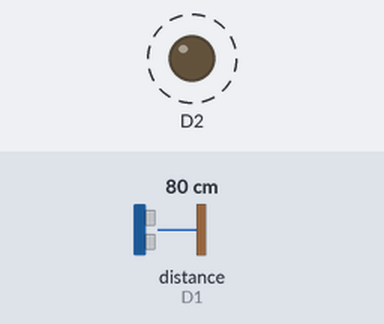
Bench run of a program on a simulated ESP8266 (NodeMCU). Parts: output pins drawn as LEDs (lit = HIGH). Wiring (inferred from the names in the program): ultrasonic range finder: trigger D0; echo D1. Dashed ring = blinking. Inputs (shaded band) come from the test bench; at power-on: distance to the obstacle (sensor on D1) 80 cm. The echo pulse lasts 58.3 µs per cm; WiFi joins after 1.5 s; servers stay silent unless stated; uploads are accepted with an empty reply; pins used as bus, display or sensor lines are not drawn; what the program prints to the serial monitor is not drawn.

Above: at 2.75 s.
2.8 s: distance to the obstacle (sensor on D1) set to 36 cm
5.9 s: distance to the obstacle (sensor on D1) set to 29 cm
7.4 s: distance to the obstacle (sensor on D1) set to 120 cm
At 8.5 s:
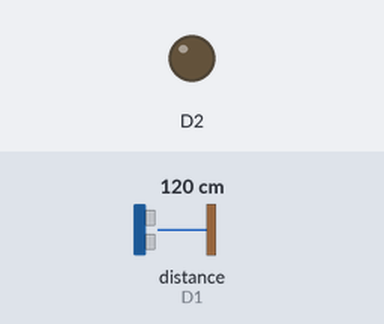
9.4 s: distance to the obstacle (sensor on D1) set to 86 cm
11.2 s: distance to the obstacle (sensor on D1) set to 78 cm
At 11.75 s:
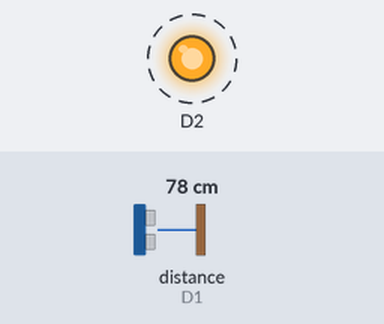
Timing chart, 0 to 15.3 s (numbered marks = the images above; inputs shaded):
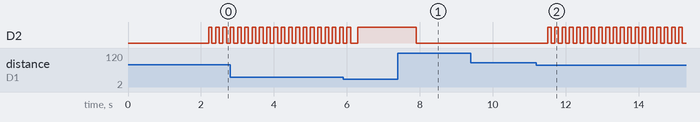

Measured:
- the behaviour switches between 81 and 80 cm on distance to the obstacle (sensor on D1) (found by bisection; images 1 and 2)
- after the input at 7.4 s, D2: HIGH → LOW after 0.51 s
- after the input at 9.4 s, every drawn part: stays the same
- after the input at 11.2 s, D2: alternates HIGH for 0.10 s and LOW for 0.10 s, starting after 0.31 s
- by itself, D2: alternates HIGH for 0.10 s and LOW for 0.10 s

The program:

main.cpp
```cpp
#include <Arduino.h>
#include "TemperatureSensorImpl.h"
#include "HydrometerTask.h"
#include "LedAlarmTask.h"
#include "Config.h"
#include "Scheduler.h"

Scheduler* scheduler;

int calculateMCD(int x, int y){
    int r;
    if(y>x){
        r=y;
        y=x;
        x=r;
    }
    r = x % y;
    while(r>0){
        x = y;
        y = r;
        r = x % y;
    }
    return y;
}

void initializeTask(Task* task, int period, bool setActive){
  task->Init(period);
  task->SetActive(setActive);
  scheduler->addTask(task);
}

void setup() {
  Serial.begin(115200);
  scheduler = new Scheduler();
  TemperatureSensor* tempSensor = new TemperatureSensorImpl(TEMP_PIN);
  HydrometerTask* hydrometerTask = new HydrometerTask(SONAR_TRIG_PIN, SONAR_ECHO_PIN, tempSensor->GetTemperature());
  LedAlarmTask* ledAlarmTask = new LedAlarmTask(LED_ALARM, hydrometerTask);
  initializeTask(ledAlarmTask, BLINKING_PERIOD, true);
  initializeTask(hydrometerTask, HYDROMETER_PERIOD, true);
  scheduler->init(calculateMCD(HYDROMETER_PERIOD, BLINKING_PERIOD));
}

void loop() {
  scheduler->schedule();
}
```

ConnectionManager.cpp
```cpp
#include "ConnectionManager.h"
#include <ESP8266HTTPClient.h>
#include <ESP8266WiFi.h>

ConnectionManager::ConnectionManager(char* ssid, char* password){
    WiFi.begin(ssid, password);
    Serial.print("Connecting...");
    while (WiFi.status() != WL_CONNECTED) {
        delay(500);
        Serial.print(".");
    }
    //Serial.println("Connected: \n local IP: "+WiFi.localIP());
}

bool ConnectionManager::IsConnected(){
    return WiFi.status()== WL_CONNECTED;
}

int ConnectionManager::SendData(char* address, const char* message){
    if (this->IsConnected())
    {
        HTTPClient http;
        http.begin(String(address) + "/api/data");
        http.addHeader("Content-Type", "application/json");
        int ret = http.POST(message);
        http.end();
        return ret;
    }
    return -1;
}
    
```

ConnectionManager.h
```cpp
#ifndef __CONNECTION_MANAGER__
#define __CONNECTION_MANAGER__

class ConnectionManager{
public:

    ConnectionManager(char* ssid, char* password);
    int SendData(char* address, const char* message);

private:
    bool IsConnected();
};

#endif
```

HydrometerTask.cpp
```cpp
#include "SonarImpl.h"
#include "HydrometerTask.h"
#include "Config.h"
#include <Arduino.h>

HydrometerTask::HydrometerTask(int trigPin, int echoPin, float temperature){
    this->sonar = new SonarImpl(trigPin, echoPin, temperature);
    this->currentState = NORMAL;
    this->time = 0;
    this->connection = new ConnectionManager(SSID_NAME, PASSWORD);
}

void HydrometerTask::UpdateState(){
    float distance = this->sonar->GetDistance() * 100;
    this->waterLevel = MAX_LEVEL - distance;
    if (distance > PREALARM_THRESHOLD && this->currentState != NORMAL)
    {
        this->currentState = NORMAL;
        this->CreateAndSendMessage();
    }
    if (distance < ALARM_THRESHOLD && this->currentState != ALARM){
        this->time = 0;
        this->currentState = ALARM;
        this->CreateAndSendMessage();
    }
    if(this->currentState != PREALARM
    && distance < PREALARM_THRESHOLD
    && distance > ALARM_THRESHOLD){
        this->time = 0;
        this->currentState = PREALARM;
        this->CreateAndSendMessage();
    }
    //this->currentState = (distance > PREALARM_THRESHOLD) ? NORMAL : ((distance < ALARM_THRESHOLD) ? ALARM : PREALARM);
}

String HydrometerTask::getStateString(){
    switch (this->currentState)
    {
        case NORMAL:
            return "NORMAL";
            break;
        case PREALARM:
            return "PREALARM";
            break;
        case ALARM:
            return "ALARM";
            break;
    }
}

void HydrometerTask::CreateAndSendMessage(){
    this->time = 0;

    //Build the string message
    String msg = String("{ \"command\": \"add_detection\", \"water_level\": ") + String(this->waterLevel) + ", \"state\": \"" + this->getStateString() +"\" }";
    this->connection->SendData(ADDRESS, msg.c_str());
}

void HydrometerTask::Tick(){
    UpdateState();
    this->time += this->GetPeriod();
    switch (this->currentState)
    {
    case PREALARM:
        if (this->time >= PREALARM_FREQ*1000)
        {
            this->CreateAndSendMessage();
        }
        break;

    case ALARM:
        if (this->time >= ALARM_FREQ*1000)
        {
            this->CreateAndSendMessage();
        }
        break;

    default:
        break;
    }
}

HydrometerTask::state HydrometerTask::GetHydrometerState(){
    return this->currentState;
}
```

HydrometerTask.h
```cpp
#ifndef __HYDROMETER_TASK__
#define __HYDROMETER_TASK__

#include "Task.h"
#include "Sonar.h"
#include "Arduino.h"
#include "ConnectionManager.h"

class HydrometerTask: public Task {
public:
    enum state {NORMAL, PREALARM, ALARM};
    HydrometerTask(int trigPin, int echoPin, float temperature);
    void Tick();
    state GetHydrometerState();
private:
    Sonar* sonar;
    state currentState;
    float waterLevel;
    int time;
    ConnectionManager* connection;
    void UpdateState();
    void CreateAndSendMessage();
    String getStateString();
};

#endif
```

Led.cpp
```cpp
#include "Led.h"
#include "Arduino.h"

Led::Led(int pin){
  this->pin = pin;
  pinMode(pin,OUTPUT);
}

void Led::switchOn(){
  digitalWrite(pin,HIGH);
}

void Led::switchOff(){
  digitalWrite(pin,LOW);
};
```

Led.h
```cpp
#ifndef __LED__
#define __LED__

#include "Light.h"

class Led: public Light {
public:
  Led(int pin);
  void switchOn();
  void switchOff();
private:
  int pin;
};

#endif
```

LedAlarmTask.cpp
```cpp
#include "LedAlarmTask.h"

LedAlarmTask::LedAlarmTask(int pin, HydrometerTask* hydrometerTask){
  this->hydrometerTask = hydrometerTask;
  this->led = new Led(pin);
  this->led->switchOff();
  this->state = OFF;
}

void LedAlarmTask::Tick(){
      switch (this->hydrometerTask->GetHydrometerState())
    {
        case HydrometerTask::NORMAL:
            if(this->state == ON){
                this->led->switchOff();
                this->state = OFF;
            }
            break;
        case HydrometerTask::PREALARM:
            if (this->state == ON)
            {
                this->led->switchOff();
                this->state = OFF;
            }else{
                this->led->switchOn();
                this->state = ON;
            }

            break;
        case HydrometerTask::ALARM:
            if(this->state == OFF){
                this->led->switchOn();
                this->state = ON;
            }
            break;
    }
}
```

LedAlarmTask.h
```cpp
#ifndef __LED_ALARM_TASK__
#define __LED_ALARM_TASK__

#include "Task.h"
#include "Led.h"
#include "HydrometerTask.h"

class LedAlarmTask : public Task {

private:
  Light* led;
  HydrometerTask* hydrometerTask;
  enum { ON, OFF} state;
public:
  LedAlarmTask(int pin, HydrometerTask* hydrometerTask);
  void Tick();
};

#endif
```

Light.h
```cpp
#ifndef __LIGHT__
#define __LIGHT__

class Light {
public:
  virtual void switchOn() = 0;
  virtual void switchOff() = 0;
};

#endif
```

Scheduler.cpp
```cpp
#include "Scheduler.h"
#include <Arduino.h>

volatile bool timerFlag;

void timerHandler(){
  timerFlag = true;
}

Scheduler::Scheduler(){
  nTasks = 0;
}

void Scheduler::init(int basePeriod){
  this->basePeriod = basePeriod;
  timerFlag = false;
  this->ticker.attach(0.1, timerHandler);
}

bool Scheduler::addTask(Task* task){
  if (nTasks < MAX_TASKS-1){
    taskList[nTasks] = task;
    nTasks++;
    return true;
  } else {
    return false;
  }
}

void Scheduler::schedule(){
  while (!timerFlag){yield();}

  timerFlag = false;
  for (int i = 0; i < nTasks; i++){
    if (taskList[i]->IsActive() && taskList[i]->UpdateAndCheckTime(basePeriod)){
      taskList[i]->Tick();
    }
  }
}
```

Scheduler.h
```cpp
#ifndef __SCHEDULER__
#define __SCHEDULER__

#include "Task.h"
#include <Ticker.h>

#define MAX_TASKS 50

class Scheduler {

  int basePeriod;
  int nTasks;
  Ticker ticker;
  Task* taskList[MAX_TASKS];

public:
  //basePeriod in milliseconds
  Scheduler();
  void init(int basePeriod);
  int GetBasePeriod(){return this->basePeriod;}
  virtual bool addTask(Task* task);
  virtual void schedule();
};

#endif
```

Sonar.h
```cpp
#ifndef __SONAR__
#define __SONAR__


class Sonar{
public:
  virtual float GetDistance() = 0;
};

#endif
```

SonarImpl.cpp
```cpp
#include "SonarImpl.h"
#include "Arduino.h"
#include "Config.h"

SonarImpl::SonarImpl(int trigPin, int echoPin, float temperature){
    this->trigPin = trigPin;
    this->echoPin = echoPin;
    pinMode(trigPin, OUTPUT);
    pinMode(echoPin, INPUT);
    vs = 331.45 + 0.62 * temperature;
}

float SonarImpl::GetDistance(){
    digitalWrite(trigPin,LOW);
    delayMicroseconds(3);
    digitalWrite(trigPin,HIGH);
    delayMicroseconds(5);
    digitalWrite(trigPin,LOW);

    float tUS = pulseIn(echoPin, HIGH);
    float t = tUS / 1000.0 / 1000.0 / 2;
    float d = t * vs;
    return d;
}
```

SonarImpl.h
```cpp
#ifndef __SONAR_IMPL__
#define __SONAR_IMPL__

#include "Sonar.h"

class SonarImpl : public Sonar{
public:
  SonarImpl(int trigPin, int echoPin, float temperature);
  // return the distance in m
  float GetDistance();

private:
  int trigPin;
  int echoPin;
  float vs;

};

#endif
```

Task.h
```cpp
#ifndef __TASK__
#define __TASK__

class Task {
private:
  int period;
  int timeElapsed;
  bool active;

public:
  virtual void Init(int period){
    this->active = false;
    this->period = period;
    timeElapsed = 0;
  }

  virtual void Tick() = 0;

  bool UpdateAndCheckTime(int basePeriod){
    timeElapsed += basePeriod;
    if (timeElapsed >= period){
      timeElapsed = 0;
      return true;
    } else {
      return false;
    }
  }

  bool IsActive(){
    return active;
  }

  void SetActive(bool active){
    this->active = active;
  }

  int GetPeriod(){
    return this->period;
  }
};

#endif
```

TemperatureSensor.h
```cpp
#ifndef __TEMPERATURE_SENSOR__
#define __TEMPERATURE_SENSOR__

class TemperatureSensor {

public:
  virtual float GetTemperature() = 0;
};

#endif
```

TemperatureSensorImpl.cpp
```cpp
#include "TemperatureSensorImpl.h"
#include "Config.h"
#include "Arduino.h"

TemperatureSensorImpl::TemperatureSensorImpl(int pin){
  this->pin = pin;
}

float TemperatureSensorImpl::GetTemperature(){
  int value = analogRead(this->pin);
  float valueInVolt = value * VCC / 1023;
  return valueInVolt/0.01;
}
```

TemperatureSensorImpl.h
```cpp
#ifndef __TEMPERATURE_SENSOR_IMPL__
#define __TEMPERATURE_SENSOR_IMPL__

#include "TemperatureSensor.h"

class TemperatureSensorImpl : public TemperatureSensor {

private:
  int pin;

public:
  TemperatureSensorImpl(int pin);
  // Return temperature in Celsius
  float GetTemperature();
};

#endif
```

Config.h
```cpp
#ifndef __CONFIG__
#define __CONFIG__

/*Input & Output: */
#define LED_ALARM D2
#define TEMP_PIN A0
#define SONAR_TRIG_PIN D0
#define SONAR_ECHO_PIN D1

/*Constants: */
#define VCC ((float)3)
// IN cm
#define PREALARM_THRESHOLD 100
#define ALARM_THRESHOLD 40
#define MAX_LEVEL 500
// IN s
#define PREALARM_FREQ 10
#define ALARM_FREQ 5

// IN ms
#define HYDROMETER_PERIOD 500
#define BLINKING_PERIOD 100

/* wifi network name */
#define SSID_NAME "TP-LINK_2_4"
/* WPA2 PSK password */
#define PASSWORD "via25aprile_396"
/* service IP address */
#define ADDRESS "http://8f2069dba4d8.ngrok.io"

#endif
```
